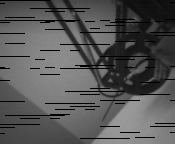
#> input picture python/last_image.png, 175 x 144 px
$ python -i imageProcessing.py   (imports and definitions only)
#> lines starting #> are read from the running program, lines starting #| are printed output that depends on the picture
from base64 import b64encode
from io import BytesIO
from PIL import ImageEnhance, ImageStat, Image, ImageOps
import cv2
import numpy as np

def get_b64(image):
    buffered = BytesIO()
    image.save(buffered, format="PNG")
    return (b64encode(buffered.getvalue()).decode())

def auto_brightness(img):
    img = ImageOps.autocontrast(img)
    return img

def inpaint(image):
    image = np.array(image)
    (T, mask) = cv2.threshold(image, 0, 255, cv2.THRESH_BINARY_INV)
    image = cv2.inpaint(image, mask, 3, cv2.INPAINT_TELEA)
    image = Image.fromarray(image)
    return image

def get_b64_brighten(image):
    image = inpaint(image)
    image_brightened = auto_brightness(image)
    return (get_b64(image_brightened))

>>> import cv2
>>> picture = cv2.imread('../../last_image.png', cv2.IMREAD_GRAYSCALE)
#> picture is the input picture: shape (144, 175); min 0, max 155, mean 85.1
>>> result = get_b64_brighten(picture)
#> in inpaint, `(T, mask) = cv2.threshold(image, 0, 255, cv2.THRESH_BINARY_INV)`:
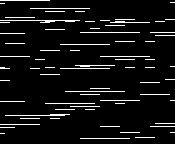
#> mask: shape (144, 175); 6.8% white in thin lines or dots
#> in inpaint, `image = cv2.inpaint(image, mask, 3, cv2.INPAINT_TELEA)`:
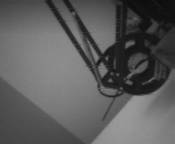
#> image: shape (144, 175); min 13, max 155, mean 91.4
#> in auto_brightness, `img = ImageOps.autocontrast(img)`:
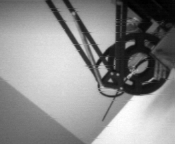
#> img: PIL image 175x144 L; min 0, max 255, mean 140.3

$ run again, on python/working_image.png
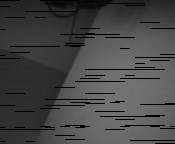
#> input picture python/working_image.png, 175 x 144 px
#> picture is the input picture: shape (144, 175); min 0, max 118, mean 69.3
#> in inpaint, `(T, mask) = cv2.threshold(image, 0, 255, cv2.THRESH_BINARY_INV)`:
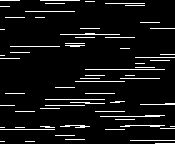
#> mask: shape (144, 175); 6.9% white in thin lines or dots
#> in auto_brightness, `img = ImageOps.autocontrast(img)`:
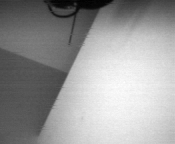
#> img: PIL image 175x144 L; min 0, max 255, mean 153.4
